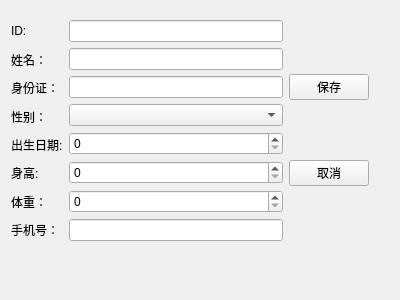
<?xml version="1.0" encoding="UTF-8"?>
<ui version="4.0">
 <class>patientaddview</class>
 <widget class="QWidget" name="patientaddview">
  <property name="geometry">
   <rect>
    <x>0</x>
    <y>0</y>
    <width>400</width>
    <height>300</height>
   </rect>
  </property>
  <property name="windowTitle">
   <string>编辑患者信息</string>
  </property>
  <layout class="QVBoxLayout" name="verticalLayout_5">
   <item>
    <spacer name="verticalSpacer_2">
     <property name="orientation">
      <enum>Qt::Orientation::Vertical</enum>
     </property>
     <property name="sizeHint" stdset="0">
      <size>
       <width>20</width>
       <height>5</height>
      </size>
     </property>
    </spacer>
   </item>
   <item>
    <layout class="QHBoxLayout" name="horizontalLayout_2">
     <item>
      <layout class="QHBoxLayout" name="horizontalLayout">
       <item>
        <layout class="QVBoxLayout" name="verticalLayout">
         <item>
          <widget class="QLabel" name="label">
           <property name="text">
            <string>ID:</string>
           </property>
          </widget>
         </item>
         <item>
          <widget class="QLabel" name="label_2">
           <property name="text">
            <string>姓名：</string>
           </property>
          </widget>
         </item>
         <item>
          <widget class="QLabel" name="label_3">
           <property name="text">
            <string>身份证：</string>
           </property>
          </widget>
         </item>
         <item>
          <widget class="QLabel" name="label_4">
           <property name="text">
            <string>性别：</string>
           </property>
          </widget>
         </item>
         <item>
          <widget class="QLabel" name="label_5">
           <property name="text">
            <string>出生日期:</string>
           </property>
          </widget>
         </item>
         <item>
          <widget class="QLabel" name="label_6">
           <property name="text">
            <string>身高:</string>
           </property>
          </widget>
         </item>
         <item>
          <widget class="QLabel" name="label_7">
           <property name="text">
            <string>体重：</string>
           </property>
          </widget>
         </item>
         <item>
          <widget class="QLabel" name="label_8">
           <property name="text">
            <string>手机号：</string>
           </property>
          </widget>
         </item>
        </layout>
       </item>
       <item>
        <layout class="QVBoxLayout" name="verticalLayout_3">
         <item>
          <layout class="QVBoxLayout" name="verticalLayout_2">
           <item>
            <widget class="QLineEdit" name="lineEdit"/>
           </item>
           <item>
            <widget class="QLineEdit" name="lineEdit_2"/>
           </item>
           <item>
            <widget class="QLineEdit" name="lineEdit_3"/>
           </item>
           <item>
            <widget class="QComboBox" name="comboBox"/>
           </item>
           <item>
            <widget class="QSpinBox" name="spinBox"/>
           </item>
           <item>
            <widget class="QSpinBox" name="spinBox_3"/>
           </item>
           <item>
            <widget class="QSpinBox" name="spinBox_2"/>
           </item>
           <item>
            <widget class="QLineEdit" name="lineEdit_4"/>
           </item>
          </layout>
         </item>
        </layout>
       </item>
      </layout>
     </item>
     <item>
      <layout class="QVBoxLayout" name="verticalLayout_4">
       <item>
        <widget class="QPushButton" name="btsave">
         <property name="text">
          <string>保存</string>
         </property>
        </widget>
       </item>
       <item>
        <widget class="QPushButton" name="btundo">
         <property name="text">
          <string>取消</string>
         </property>
        </widget>
       </item>
      </layout>
     </item>
     <item>
      <spacer name="verticalSpacer">
       <property name="orientation">
        <enum>Qt::Orientation::Vertical</enum>
       </property>
       <property name="sizeHint" stdset="0">
        <size>
         <width>20</width>
         <height>40</height>
        </size>
       </property>
      </spacer>
     </item>
    </layout>
   </item>
   <item>
    <spacer name="horizontalSpacer">
     <property name="orientation">
      <enum>Qt::Orientation::Horizontal</enum>
     </property>
     <property name="sizeHint" stdset="0">
      <size>
       <width>385</width>
       <height>20</height>
      </size>
     </property>
    </spacer>
   </item>
   <item>
    <spacer name="horizontalSpacer_2">
     <property name="orientation">
      <enum>Qt::Orientation::Horizontal</enum>
     </property>
     <property name="sizeHint" stdset="0">
      <size>
       <width>385</width>
       <height>20</height>
      </size>
     </property>
    </spacer>
   </item>
   <item>
    <spacer name="verticalSpacer_3">
     <property name="orientation">
      <enum>Qt::Orientation::Vertical</enum>
     </property>
     <property name="sizeHint" stdset="0">
      <size>
       <width>20</width>
       <height>6</height>
      </size>
     </property>
    </spacer>
   </item>
  </layout>
 </widget>
 <resources/>
 <connections/>
</ui>
